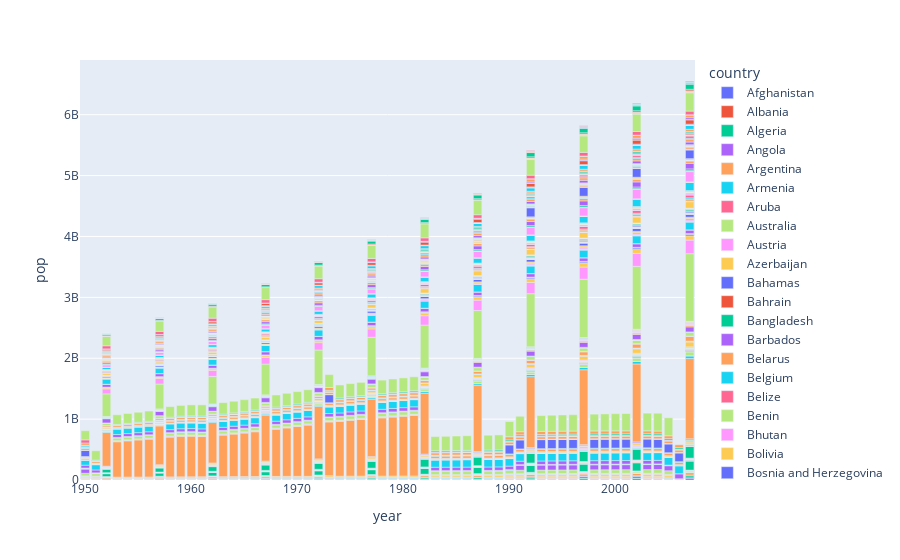

Write notebook code for a chart like this one.
### Code cell
px.bar(df, y='pop', x='year', color='country')
